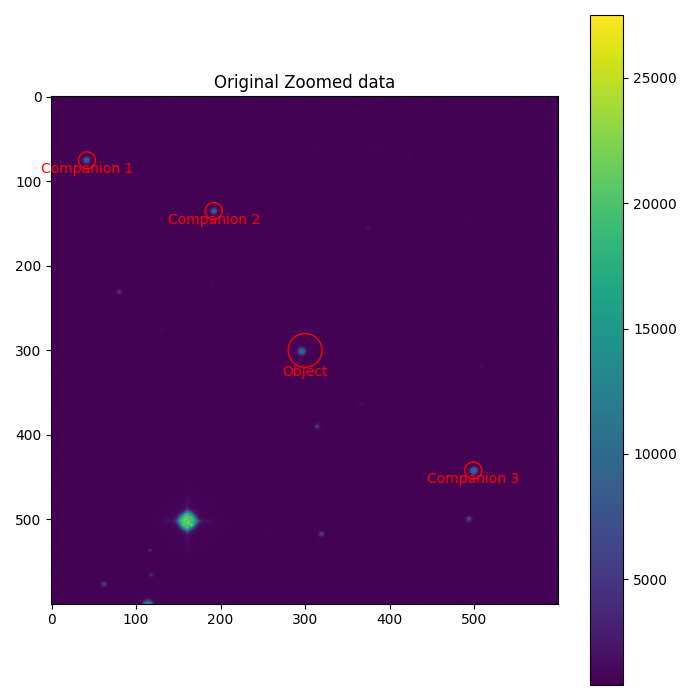

The Python source for this figure:
from astropy.io import fits
import matplotlib.pyplot as plt
import numpy as np
from scipy.stats import linregress
from scipy.ndimage import rotate
from matplotlib.patches import Circle

# Open the FITS file
fits_file_path = "18097_02_intensity.fits"
hdul = fits.open(fits_file_path)

# Extract the data
data = hdul[0].data

# Close the FITS file
hdul.close()

# Define the coordinates of the region you want to zoom in
x_start, x_end, y_start, y_end = 1039, 1639, 588, 1188
x_start_test, x_end_test, y_start_test, y_end_test = 1039, 1639, 588, 1188

# Extract the zoomed-in region
zoomed_data = data[y_start:y_end, x_start:x_end]
zoomed_data_log = zoomed_data


# Display the original, rotated region, and light profile side by side
plt.figure(figsize=(7, 7))

# Display the zoomed-in region
plt.imshow(zoomed_data, cmap='viridis')

# Draw the red circle for Object
object_circle1 = Circle((1339 - x_start_test, 888 - y_start_test), 20, color='red', fill=False)
plt.gca().add_patch(object_circle1)
# Label Companion 1
plt.text(1339 - x_start_test, 888 - y_start_test + 30, 'Object', color='red', ha='center')

# Draw the red circle for Companion 1
companion_circle1 = Circle((1081 - x_start_test, 663 - y_start_test), 10, color='red', fill=False)
plt.gca().add_patch(companion_circle1)
# Label Companion 1
plt.text(1081 - x_start_test, 663 - y_start_test + 15, 'Companion 1', color='red', ha='center')

# Draw the red circle for Companion 2
companion_circle2 = Circle((1231 - x_start_test, 723 - y_start_test), 10, color='red', fill=False)
plt.gca().add_patch(companion_circle2)
# Label Companion 2
plt.text(1231 - x_start_test, 723 - y_start_test + 15, 'Companion 2', color='red', ha='center')

# Draw the red circle for Companion 3
companion_circle3 = Circle((1538 - x_start_test, 1030 - y_start_test), 10, color='red', fill=False)
plt.gca().add_patch(companion_circle3)
# Label Companion 3
plt.text(1538 - x_start_test, 1030 - y_start_test + 15, 'Companion 3', color='red', ha='center')
plt.colorbar()
plt.title("Original Zoomed data")

plt.tight_layout()
plt.show()
